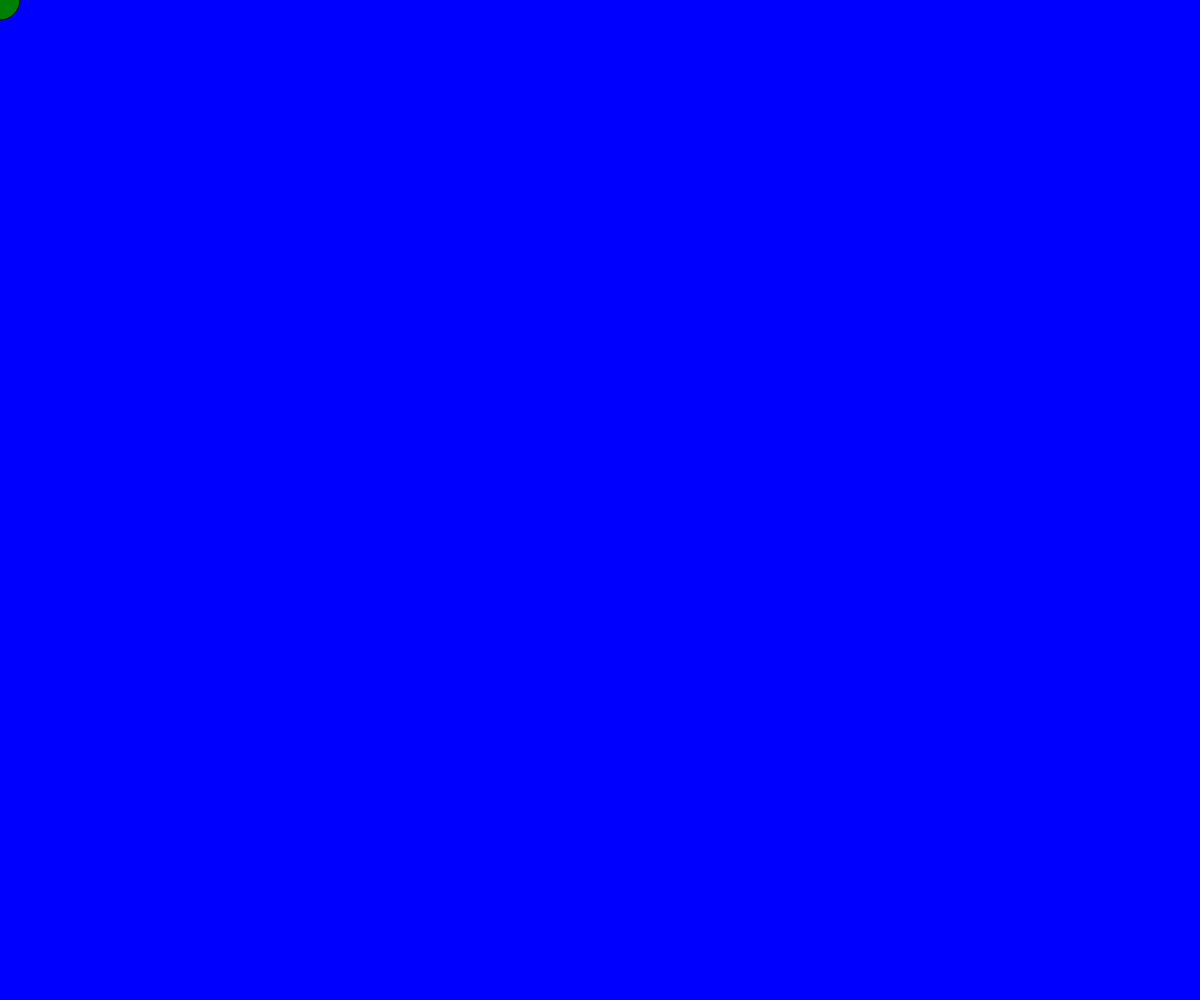
Frame 1 (no input)
Frame 60 (no input): identical to frame 1, image omitted
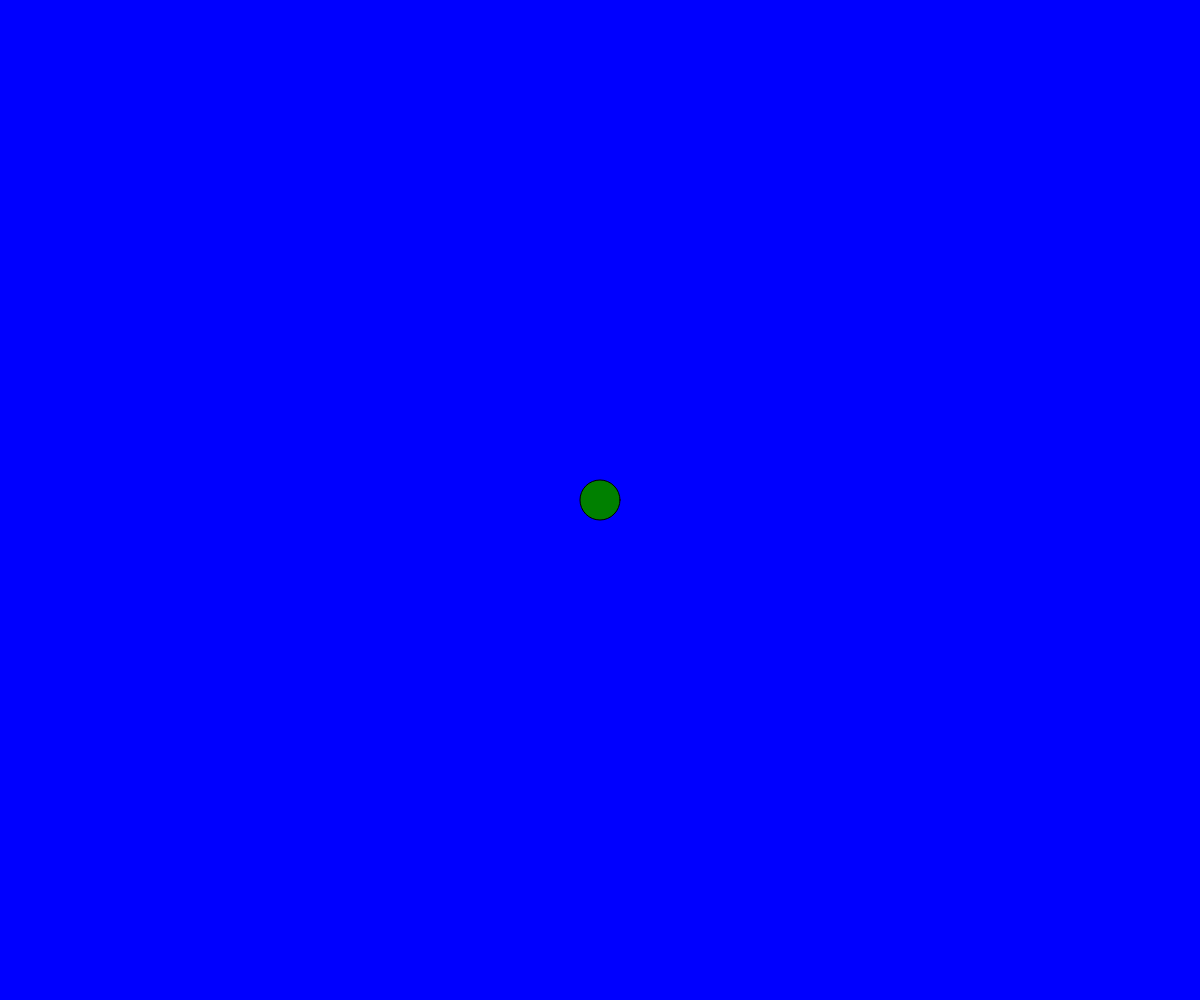
Frame 120 (the mouse pressed at the canvas centre since frame 60)

The p5.js sketch that drew these frames (run headless with seeded random() and noise() and a simulated clock; from frame 60 on, the mouse is pressed at the canvas centre):

// p5.js sketch
// ── sketch.js
function setup() {
    createCanvas(windowWidth, windowHeight);
  }
  
  function draw() {
    background('blue');
    fill('green');
    ellipse(mouseX, mouseY, 40)
  }
